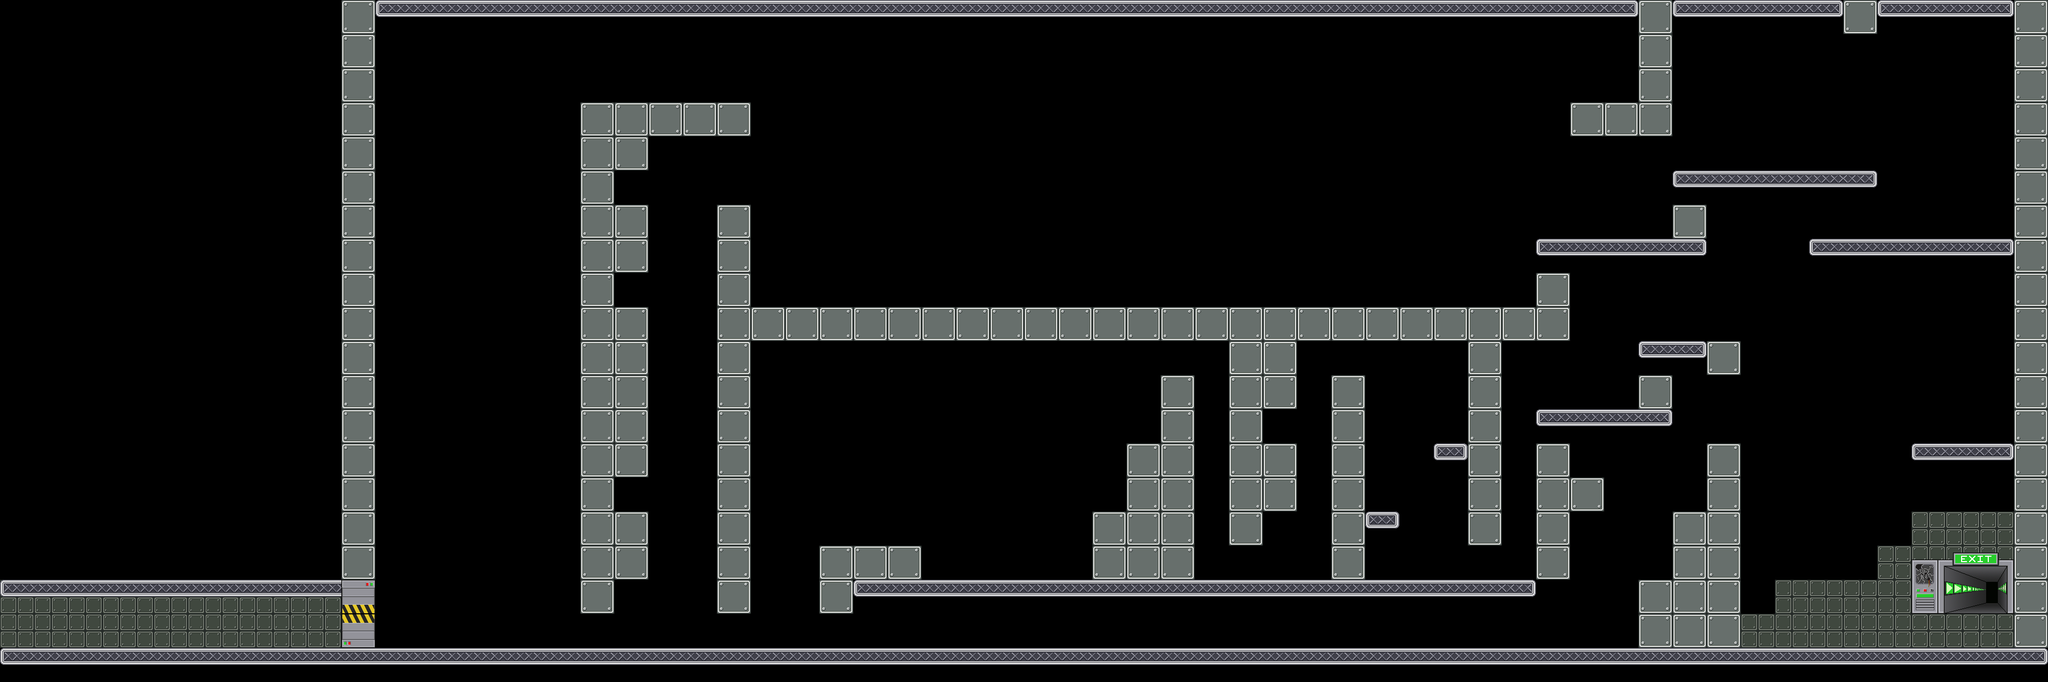

This game map was drawn from its Tiled (.tmx) file and the tilesets committed beside it. A one-line description and the trimmed map source follow:
An orthogonal 60x20 tile map with 64x64 px tiles, 2 tile layers (foreground, front), 20 tilesets and 128 objects.

<map version="1.0" orientation="orthogonal" width="60" height="20" tilewidth="64" tileheight="64">
 <tileset firstgid="1" name="mur" tilewidth="64" tileheight="64">
  <image source="data/mur.png" trans="ffffff" width="64" height="64" />
 </tileset>
 <tileset firstgid="2" name="sol" tilewidth="64" tileheight="64">
  <image source="data/sol.png" trans="ffffff" width="64" height="64" />
 </tileset>
 <tileset firstgid="3" name="alone" tilewidth="64" tileheight="64">
  <image source="data/alone.png" width="64" height="64" />
 </tileset>
 <tileset firstgid="4" name="left" tilewidth="64" tileheight="64">
  <image source="data/left.png" width="64" height="64" />
 </tileset>
 <tileset firstgid="5" name="mid" tilewidth="64" tileheight="64">
  <image source="data/mid.png" width="64" height="64" />
 </tileset>
 <tileset firstgid="6" name="right" tilewidth="64" tileheight="64">
  <image source="data/right.png" width="64" height="64" />
 </tileset>
 <tileset firstgid="7" name="portebas" tilewidth="64" tileheight="64">
  <image source="data/portebas.png" width="64" height="64" />
 </tileset>
 <tileset firstgid="8" name="portehaut" tilewidth="64" tileheight="64">
  <image source="data/portehaut.png" width="64" height="64" />
 </tileset>
 <tileset firstgid="9" name="fin" tilewidth="192" tileheight="128">
  <image source="data/fin.png" width="192" height="128" />
 </tileset>
 <tileset firstgid="10" name="citerne" tilewidth="418" tileheight="632">
  <tileoffset x="0" y="632" />
  <image source="data/citerne.png" width="418" height="632" />
 </tileset>
 <tileset firstgid="11" name="container1" tilewidth="610" tileheight="276">
  <tileoffset x="0" y="195" />
  <image source="data/container1.png" width="610" height="276" />
 </tileset>
 <tileset firstgid="12" name="container2" tilewidth="480" tileheight="330">
  <tileoffset x="0" y="280" />
  <image source="data/container2.png" width="480" height="330" />
 </tileset>
 <tileset firstgid="13" name="cable1" tilewidth="77" tileheight="372">
  <tileoffset x="0" y="372" />
  <image source="data/cable1.png" width="77" height="372" />
 </tileset>
 <tileset firstgid="14" name="passerelle1" tilewidth="198" tileheight="342">
  <tileoffset x="0" y="342" />
  <image source="data/passerelle1.png" width="198" height="342" />
 </tileset>
 <tileset firstgid="15" name="passerelle2" tilewidth="122" tileheight="599">
  <tileoffset x="0" y="599" />
  <image source="data/passerelle2.png" width="122" height="599" />
 </tileset>
 <tileset firstgid="16" name="cable2" tilewidth="46" tileheight="243">
  <tileoffset x="0" y="243" />
  <image source="data/cable2.png" width="46" height="243" />
 </tileset>
 <tileset firstgid="17" name="mur2" tilewidth="64" tileheight="64">
  <image source="data/mur2.png" width="64" height="64" />
 </tileset>
 <tileset firstgid="18" name="lamp1" tilewidth="64" tileheight="64">
  <image source="data/lamp1.png" width="64" height="64" />
 </tileset>
 <tileset firstgid="19" name="lamp2" tilewidth="64" tileheight="64">
  <image source="data/lamp2.png" width="64" height="64" />
 </tileset>
 <tileset firstgid="20" name="cable" tilewidth="64" tileheight="64">
  <image source="data/cable.png" width="64" height="64" />
 </tileset>
 <layer name="foreground" width="60" height="20">
  <data>[1200 cells, 42 non-empty, 1 distinct tile ids]</data>
 </layer>
 <layer name="front" width="60" height="20">
  <data>[1200 cells, 334 non-empty, 9 distinct tile ids]</data>
 </layer>
 <objectgroup color="#00ff00" name="wall" width="60" height="20">
  <object x="3776" y="0" width="64" height="1216" />
  <object x="640" y="0" width="64" height="1216" />
  <object x="1152" y="256" width="64" height="64" />
  <object x="1152" y="960" width="64" height="128" />
  <object x="3072" y="64" width="64" height="192" />
  <object x="1152" y="768" width="64" height="128" />
  <object x="1152" y="384" width="64" height="128" />
  <object x="1152" y="576" width="64" height="128" />
  <object x="3200" y="832" width="64" height="384" />
  <object x="1088" y="256" width="64" height="896" />
  <object x="1344" y="384" width="64" height="768" />
  <object x="3136" y="1024" width="64" height="192" />
  <object x="3072" y="1152" width="64" height="64" />
  <object x="2880" y="512" width="64" height="128" />
  <object x="2880" y="832" width="64" height="256" />
  <object x="3072" y="704" width="64" height="64" />
  <object x="2752" y="640" width="64" height="384" />
  <object x="2496" y="704" width="64" height="384" />
  <object x="2368" y="640" width="64" height="128" />
  <object x="2176" y="704" width="64" height="384" />
  <object x="2304" y="640" width="64" height="384" />
  <object x="2368" y="832" width="64" height="128" />
  <object x="2944" y="896" width="64" height="64" />
  <object x="2048" y="1024" width="64" height="64" />
  <object x="2112" y="896" width="64" height="192" />
  <object x="3136" y="384" width="64" height="64" />
  <object x="1536" y="1088" width="64" height="64" />
 </objectgroup>
 <objectgroup color="#0000ff" name="platform" width="60" height="20">
  <object x="640" y="1216" width="3200" height="64" />
  <object x="704" y="0" width="3072" height="64" />
  <object x="1088" y="192" width="320" height="64" />
  <object x="3584" y="832" width="192" height="64" />
  <object x="2880" y="448" width="320" height="64" />
  <object x="3136" y="960" width="64" height="64" />
  <object x="3072" y="1088" width="64" height="64" />
  <object x="1408" y="576" width="1472" height="64" />
  <object x="2880" y="768" width="256" height="64" />
  <object x="3072" y="640" width="192" height="64" />
  <object x="2560" y="960" width="64" height="64" />
  <object x="2688" y="832" width="64" height="64" />
  <object x="1600" y="1088" width="1280" height="64" />
  <object x="1536" y="1024" width="192" height="64" />
  <object x="2112" y="832" width="64" height="64" />
  <object x="2048" y="960" width="64" height="64" />
  <object x="3392" y="448" width="384" height="64" />
  <object x="3136" y="320" width="384" height="64" />
  <object x="2944" y="192" width="128" height="64" />
 </objectgroup>
 <objectgroup color="#ffffff" name="movable" width="60" height="20" />
 <objectgroup color="#ff6666" name="destroyable" width="60" height="20" />
 <objectgroup color="#ff0000" name="themagnet" width="60" height="20">
  <object x="832" y="1152" width="64" height="64">
   <properties>
    <property name="powers" value="Attractive#Repulsive#RotativeR#RotativeL" />
   </properties>
  </object>
 </objectgroup>
 <objectgroup color="#800000" name="generator" width="60" height="20" />
 <objectgroup color="#66ccff" name="switch" width="60" height="20" />
 <objectgroup color="#e6e6e6" name="metal" width="60" height="20">
  <object x="1472" y="256" width="64" height="64">
   <properties>
    <property name="magnet" value="static" />
    <property name="physic" value="static" />
   </properties>
  </object>
  </objectgroup>
 <objectgroup color="#333333" name="gate" width="60" height="20">
  <!-- 9 objects omitted --></objectgroup>
 <objectgroup color="#004080" name="acid" width="60" height="20">
  <!-- 23 objects omitted --></objectgroup>
 <objectgroup color="#ffff00" name="arc" width="60" height="20">
  <!-- 28 objects omitted --></objectgroup>
 <objectgroup color="#ffff00" name="levelend" width="60" height="20">
  <!-- 1 objects omitted --></objectgroup>
 <objectgroup color="#800080" name="gateswitch" width="60" height="20">
  <!-- 2 objects omitted --></objectgroup>
 <objectgroup name="lamps" width="60" height="20" />
 <objectgroup color="#ffcc66" name="arcswitch" width="60" height="20">
  <!-- 1 objects omitted --></objectgroup>
 <objectgroup name="timer" width="60" height="20">
  <!-- 2 objects omitted --></objectgroup>
</map>
<!-- 80 of 128 objects omitted -->
